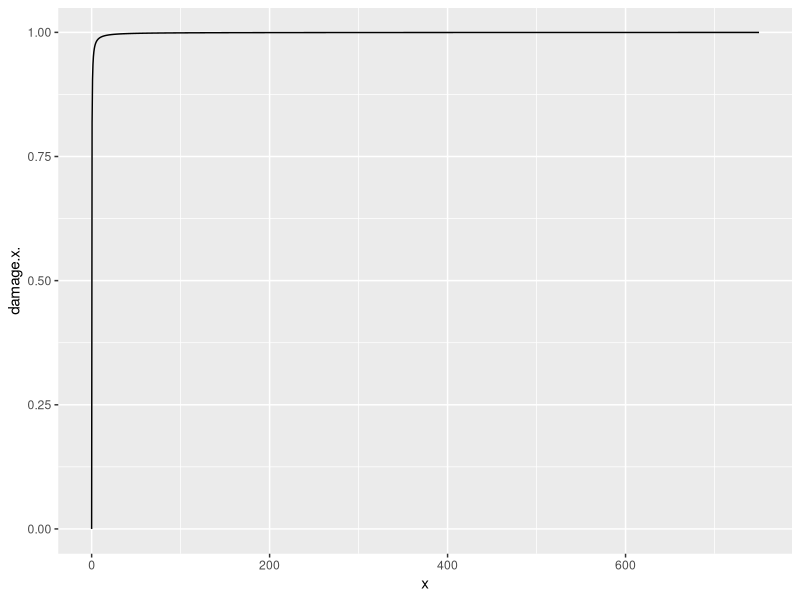
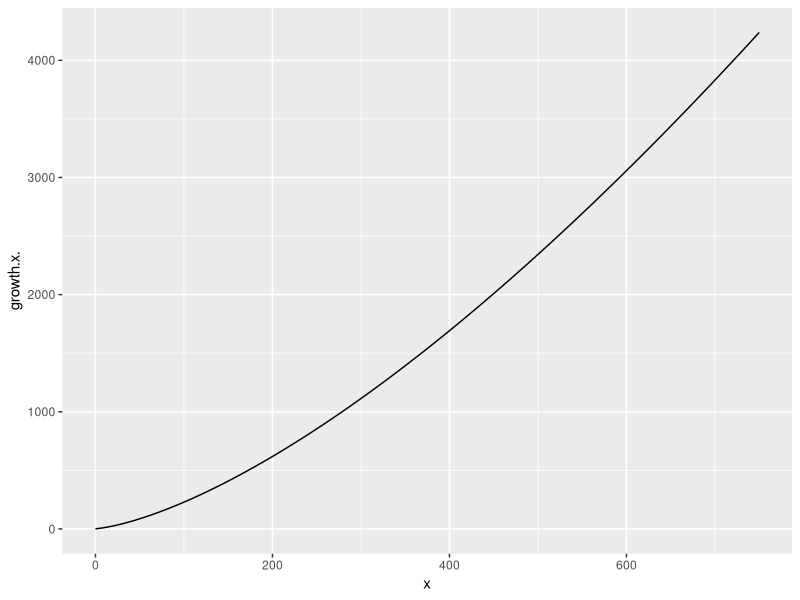
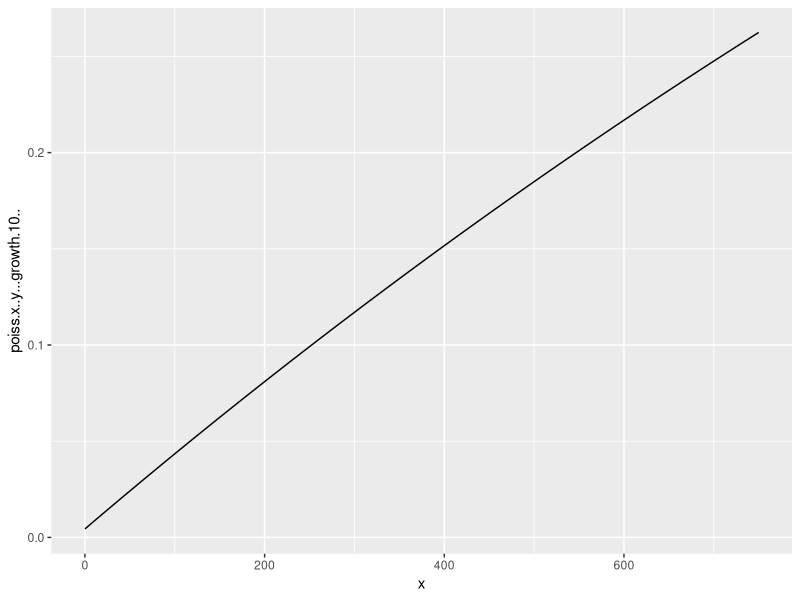
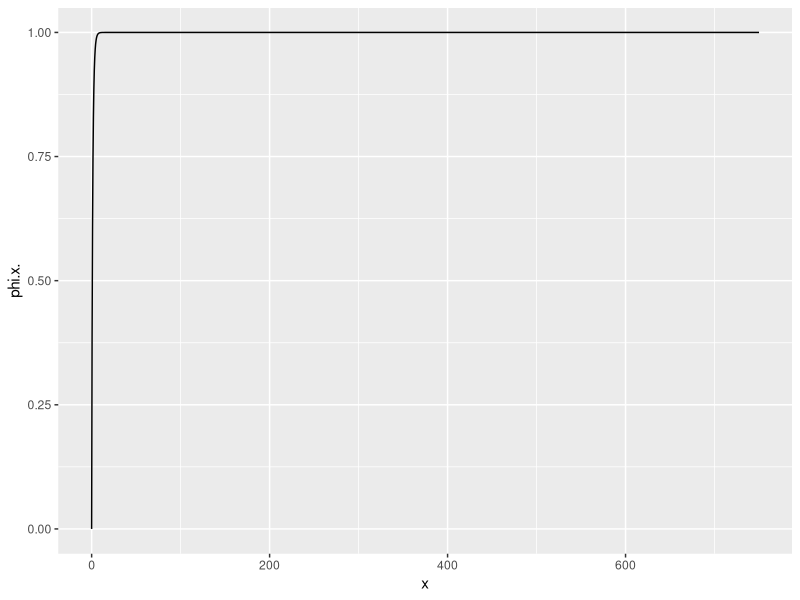
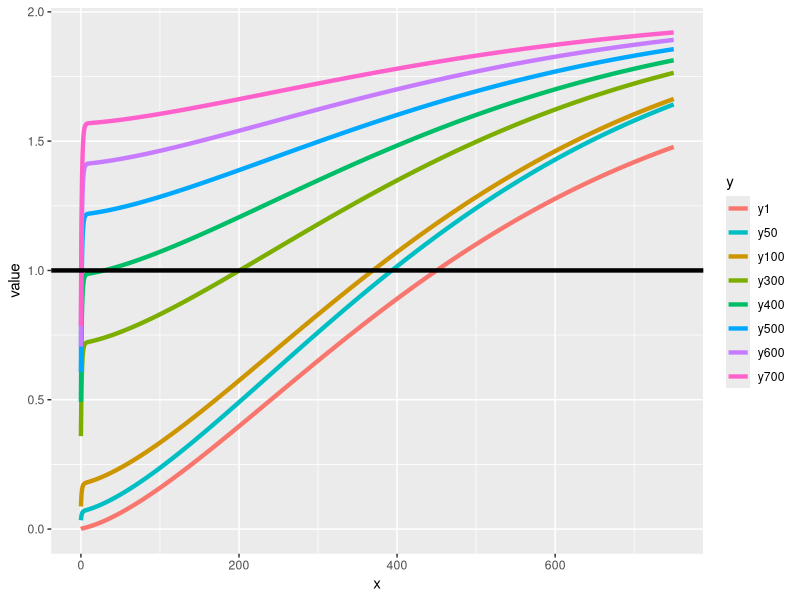
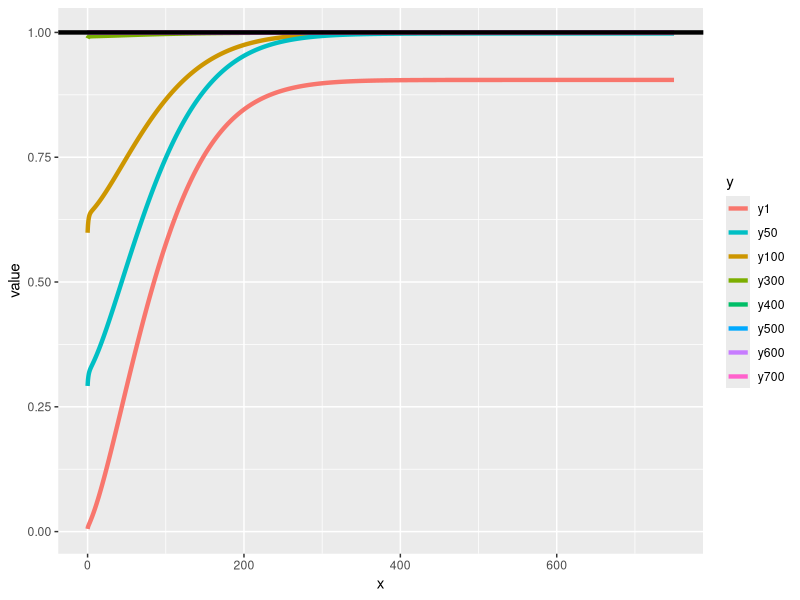
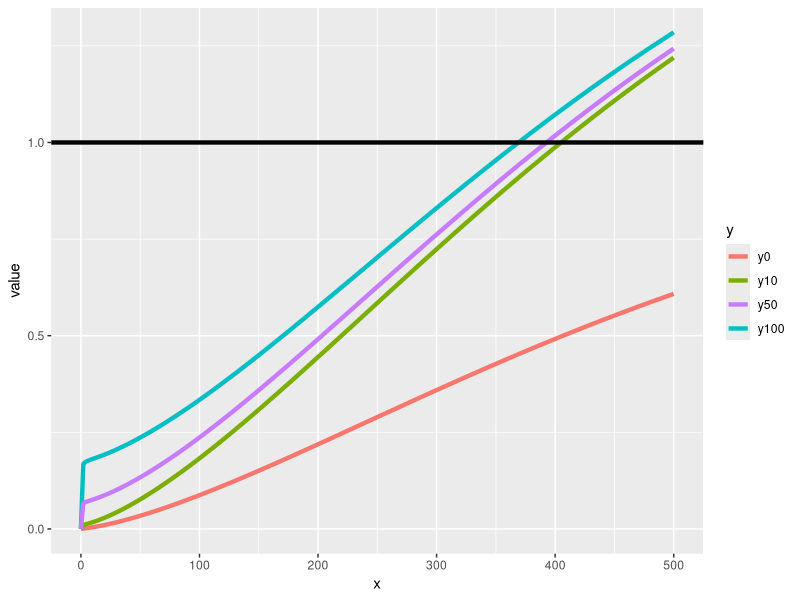
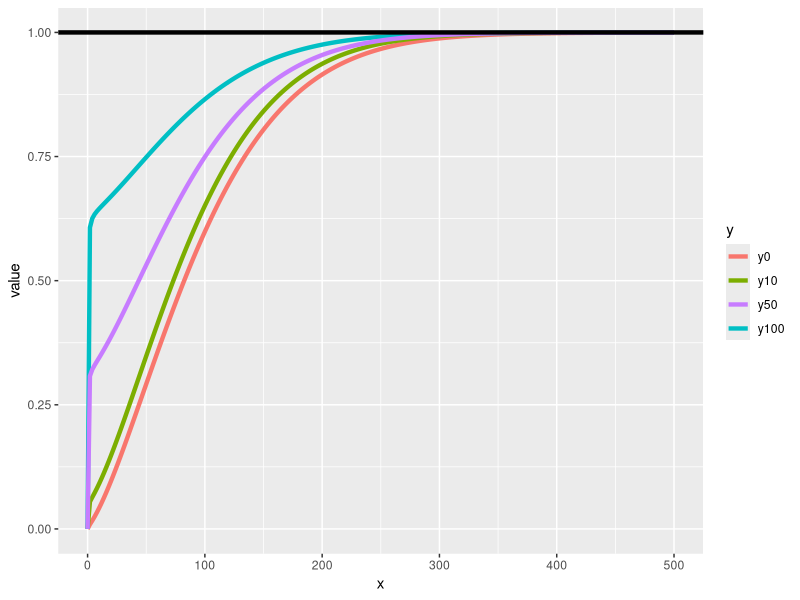

The R script that drew these images, in order:
######## Replication of definitions and hypothesis in Al Abri, Goran, 2019 ####
lapply(c("dplyr",'tidyr',  "magrittr", "ggplot2"), require, character.only=T)

# A. Define functions as in Table 1 ####

damage = function(x){
  return(exp(-1*(0.1/x)))
}
growth = function(x){
  return(0.25*((5+x)*x^0.47))
}
poiss = function(x,y){
  return(1 - exp(-(0.02*(x+y)/50)))
}

phi = function(x){
  return(1-exp(-0.93*x^0.93))
}

# B. Define x and y ####

x = seq(0,750, by=0.5)
y = seq(0,750, by=0.5)

# C. Plot each function #####

illu1 = data.frame(x,damage(x),growth(x),poiss(x,y=growth(10)),phi(x))

illu1 %>% ggplot(aes(x=x,y=damage.x.))+geom_line()
illu1 %>% ggplot(aes(x=x, y=growth.x.))+geom_line()
illu1 %>% ggplot(aes(x=x, y=poiss.x..y...growth.10..))+geom_line()
illu1 %>% ggplot(aes(x=x, y=phi.x.))+geom_line()

# D. Evaluation of the formulation from the paper ####
try = matrix(nrow=length(x),ncol=length(y))
for(i in 1:length(x)){
  try[,i]  =  damage(x[i])*poiss(growth(x[i]),y=growth(y))*(1+phi(y))
}
try           = as.data.frame(try)
colnames(try) = c(paste0("y",y))
try           = cbind(try,x)
try2          = pivot_longer(try,starts_with('y'),names_to="y",values_to="value")

try2 %>% 
  subset(y %in% c('y1','y50','y100','y300','y400', 'y500','y600','y700')) %>% 
  ggplot(aes(x=x,y=value, color=y))+
  geom_line(size=1.5)+
  geom_hline(yintercept = 1, size=1.5)+
  scale_color_discrete(breaks=c('y1','y50','y100','y300','y400', 'y500','y600','y700'))

# E. Illustration with redefined function #####

rm(i)
try = matrix(nrow=length(x),ncol=length(y))

for(i in 1:length(x)){
  try[,i] = damage(x[i])*(1+ exp(-(0.2*(growth(x[i])+growth(y))/50))*(poiss(growth(x[i]),growth(y))*phi(y) -1))
}
try3           = as.data.frame(try)
colnames(try3) = c(paste0("y",y))
try3           = cbind(try3,x)
try4           = pivot_longer(try3,starts_with('y'),names_to="y",values_to="value")

try4 %>% 
  subset(y %in% c('y1','y50','y100','y300','y400', 'y500','y600','y700')) %>% 
  ggplot(aes(x=x,y=value, color=y))+
  geom_line(size=1.5)+
  geom_hline(yintercept = 1, size=1.5)+
  scale_color_discrete(breaks=c('y1','y50','y100','y300','y400', 'y500','y600','y700'))

# F. Evaluation of the impact of forest being bounded by fmax=100
x = seq(0,500, by=2)
y = seq(0,500, by=2)

try = matrix(nrow=length(x),ncol=length(y))

for(i in 1:length(x)){
  try[i,]  =  damage(x[i])*poiss(growth(x[i]),y=growth(y))*(1+phi(y))
}
try           = as.data.frame(try)
colnames(try) = c(paste0("y",y))
try           = cbind(try,x)
try_keep      = try[,c('x','y0','y10','y50','y100')]
try2          = pivot_longer(try,starts_with('y'),names_to="y",values_to="value")

try2 %>%
  subset(y %in% c('y0','y10','y50','y100')) %>% 
  ggplot(aes(x=x,y=value, color=y))+
  geom_line(size=1.5)+
  geom_hline(yintercept = 1, size=1.5)+
  scale_color_discrete(breaks=c('y0','y10','y50','y100','y400', 'y500','y600','y700'))

# With new function 
rm(i)
try = matrix(nrow=length(x),ncol=length(y))

for(i in 1:length(x)){
  try[i,] = damage(x[i])*(1+ exp(-(0.2*(growth(x[i])+growth(y))/50))*(poiss(growth(x[i]),growth(y))*phi(y) -1))
}
try3           = as.data.frame(try)
colnames(try3) = c(paste0("y",y))
try3           = cbind(try3,x)
try3_keep      = try3[,c('x','y0','y10','y50','y100')]
try4           = pivot_longer(try3,starts_with('y'),names_to="y",values_to="value")

try4 %>% 
  subset(y %in% c('y0','y10','y50','y100')) %>% 
  ggplot(aes(x=x,y=value, color=y))+
  geom_line(size=1.5)+
  geom_hline(yintercept = 1, size=1.5)+
  scale_color_discrete(breaks=c('y0','y10','y50','y100','y400', 'y500','y600','y700'))

# Check the differential in probability caused by the wrong definition
try_keep_final2 = cbind(try_keep, try3_keep[,c('y0','y10','y50','y100')])
colnames(try_keep_final2) = c("x",'y0_old',"y10_old","y50_old","y100_old",'y0_new',"y10_new","y50_new",'y100_new')

try_keep_final2 = try_keep_final2 %>% mutate(diff0  = y0_new-y0_old,
                                             diff10 = y10_new-y10_old, 
                                             diff50 = y50_new-y50_old, 
                                             diff100 = y100_new-y100_old)
try_keep_final2b = try_keep_final2 %>% 
  select(x,diff0,diff10, diff50, diff100) %>% 
  pivot_longer(starts_with("diff"),values_to = "diff",names_to="y")

try_keep_final2b %>% ggplot(aes(x=x,y=diff, color=y ))+geom_line()

try_keep = try_keep %>% 
  pivot_longer(starts_with('y'), names_to='y', values_to = "value") %>% 
  cbind(.,"old")
colnames(try_keep) = c("x","y","value","formulation")

try3_keep = try3_keep %>% 
  pivot_longer(starts_with("y"), names_to = "y", values_to="value") %>% 
  cbind(.,"new")
colnames(try3_keep) = colnames(try_keep)

try_keep_final = rbind(try_keep, try3_keep)
try_keep_final$formulation = as.factor(try_keep_final$formulation)
try_keep_final %>% 
  ggplot(aes(x=x, y=value, color=y, shape=formulation))+
  geom_point(size=1.5)+
  geom_hline(yintercept = 1)+
  scale_shape_manual(values=c(1,8))+
  scale_color_manual(values=c("gold1","darkorange1","coral", "red"), breaks=c('y0','y10','y50','y100'))+
  theme_minimal()

